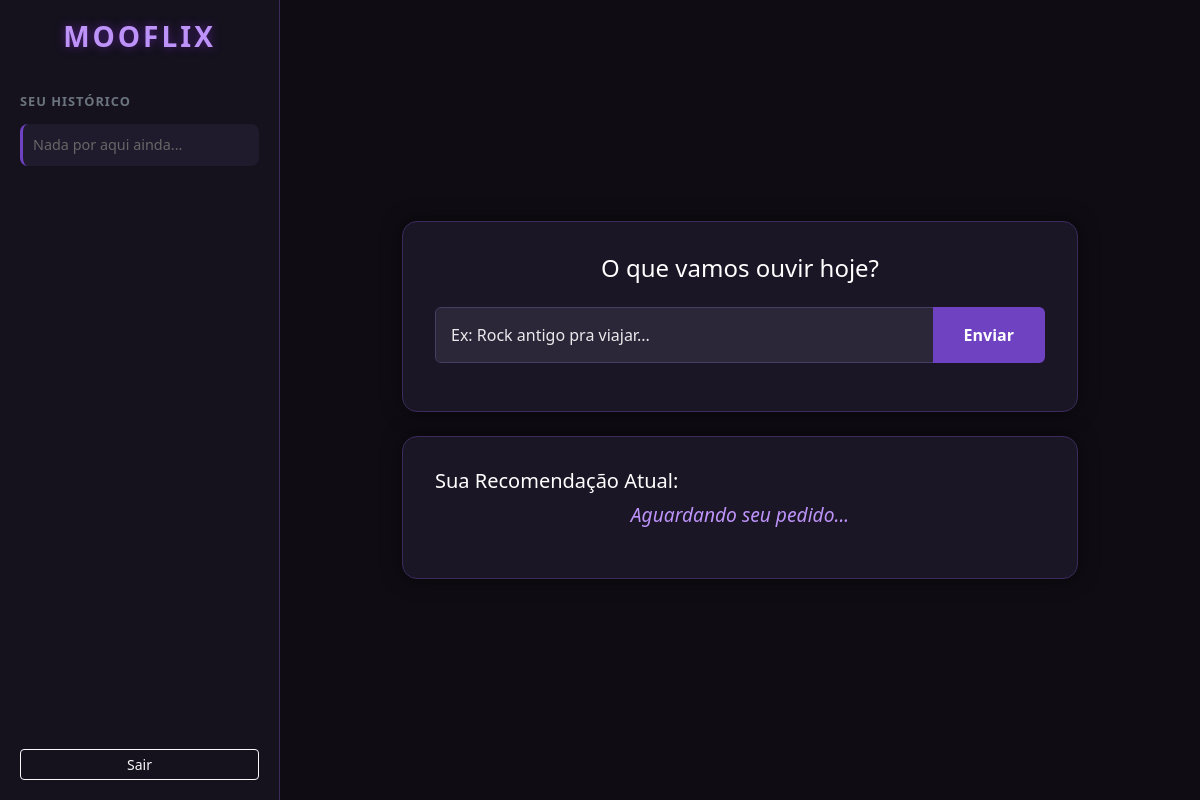
Before: /dashboard (signed in) with the older database file.
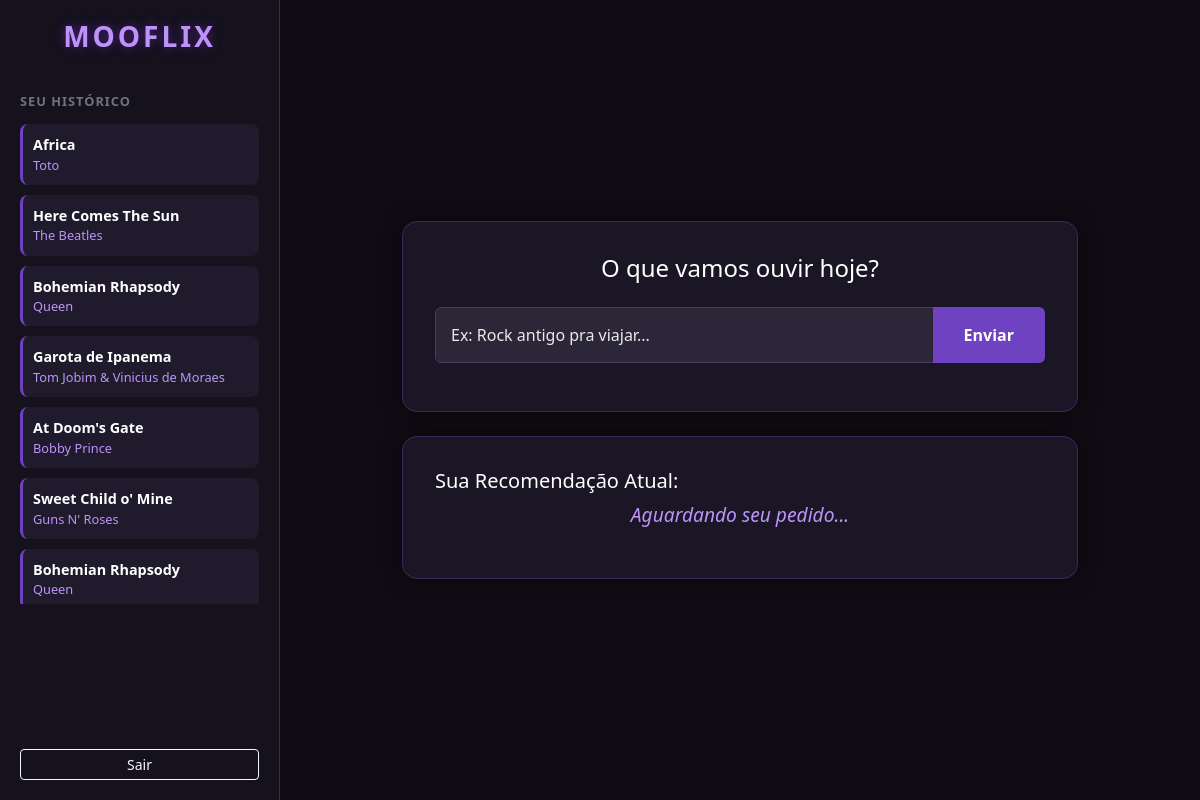
After: the same page with the newer database file.
### tables this page shows
CREATE TABLE sugestoes (
    id INTEGER NOT NULL PRIMARY KEY AUTOINCREMENT,
    id_usuario INTEGER NOT NULL,
    nome_musica VARCHAR(200) NOT NULL,
    artista VARCHAR(200), 
    data_sugestao DATETIME DEFAULT CURRENT_TIMESTAMP,
    FOREIGN KEY (id_usuario) REFERENCES usuarios(id)
);

### main.py (the view, shortened to what this page needs)
@app.route('/dashboard', methods=['GET', 'POST'])
def dashboard():
    if 'id_usuario' not in session:
        return redirect(url_for('login'))
    sugestao_resposta = None
    id_logado = session['id_usuario']
    conn = get_db_connection()
    historico_db = conn.execute('SELECT * FROM sugestoes WHERE id_usuario = ? ORDER BY id DESC LIMIT 10', (id_logado,)).fetchall()
    conn.close()
    return render_template("Principal/principal.html", sugestao=sugestao_resposta, historico=historico_db)

### main.py (called while the page is built)
def get_db_connection():
    conn = sqlite3.connect('banco.db')
    conn.row_factory = sqlite3.Row
    return conn

### templates/Principal/principal.html (shortened to what this page needs)
<!DOCTYPE html>
<html lang="pt-br">
<head>
    <link href="https://cdn.jsdelivr.net/npm/bootstrap@5.3.3/dist/css/bootstrap.min.css" rel="stylesheet">
    <link rel="stylesheet" href="{{ url_for('static', filename='principal_estilo.css') }}">
</head>
<body>
    <div class="dashboard-wrapper">
        <nav class="sidebar">
            <div class="sidebar-header">
                <h3>MOOFLIX</h3>
            </div>
            <div class="history-section">
                <h6>SEU HISTÓRICO</h6>
                <ul>
                    {% for item in historico %}
                    <li>
                        <span class="music-name">{{ item['nome_musica'] }}</span>
                        <span class="artist-name">{{ item['artista'] }}</span>
                    </li>
                    {% else %}
                    <li style="color: #666;">Nada por aqui ainda...</li>
                    {% endfor %}
                </ul>
            </div>
            <div class="logout-section">
                <a href="/login" class="btn btn-outline-light btn-sm w-100">Sair</a>
            </div>
        </nav>
        <main class="main-content">
            <div class="container">
                <div class="row justify-content-center">
                    <div class="col-md-10">
                        <div class="card-custom mb-4">
                            <h4 class="text-center mb-4">O que vamos ouvir hoje?</h4>
                            <form action="/dashboard" method="POST">
                                <div class="input-group mb-3">
                                    <input type="text" name="gosto_usuario" class="form-control input-neon" placeholder="Ex: Rock antigo pra viajar..." required>
                                    <button class="btn btn-roxo" type="submit">Enviar</button>
                                </div>
                            </form>
                        </div>
                        <div class="response-box">
                            <h5 class="response-title">Sua Recomendação Atual:</h5>
                            <div class="response-content">
                                <p class="highlight-text">
                                    {{ sugestao if sugestao else "Aguardando seu pedido..." }}
                                </p>
                            </div>
                        </div>
                    </div>
                </div>
            </div>
        </main>
    </div>
</body>
</html>

### static/principal_estilo.css (style rules this page uses)
body { background-color: #0f0c13; color: #ffffff; font-family: 'Segoe UI', sans-serif; margin: 0; overflow-x: hidden; }
.dashboard-wrapper { display: flex; min-height: 100vh; }
.sidebar { width: 280px; background-color: #15121e; border-right: 1px solid #3c2a5c; padding: 20px; display: flex; flex-direction: column; position: fixed; height: 100vh; }
.sidebar-header h3 { color: #bd93f9; font-weight: bold; letter-spacing: 3px; text-align: center; margin-bottom: 40px; text-shadow: 0 0 10px rgba(138, 43, 226, 0.5); }
.history-section h6 { color: #6c757d; font-size: 0.8rem; font-weight: bold; letter-spacing: 1px; margin-bottom: 15px; }
.history-section ul { list-style: none; padding: 0; overflow-y: auto; max-height: 60vh; }
.history-section li { background-color: #1f1b2d; margin-bottom: 10px; padding: 10px; border-radius: 8px; border-left: 3px solid #6f42c1; font-size: 0.9rem; }
.music-name { display: block; font-weight: bold; color: #fff; }
.artist-name { display: block; font-size: 0.8rem; color: #bd93f9; }
.logout-section { margin-top: auto; }
.main-content { flex: 1; margin-left: 280px; padding: 40px; display: flex; align-items: center; }
.card-custom, .response-box { background-color: #1a1625; border: 1px solid #3c2a5c; border-radius: 15px; padding: 2rem; box-shadow: 0 0 20px rgba(0,0,0,0.5); }
.input-neon { background-color: #2b2638 !important; border: 1px solid #483d63; color: #fff !important; padding: 15px; }
.input-neon::placeholder { color: #ffffff !important; opacity: 0.9; }
.btn-roxo { background-color: #6f42c1; color: white; font-weight: bold; padding: 0 30px; }
.highlight-text { font-size: 1.2rem; color: #bd93f9; font-style: italic; text-align: center; }

Changed rows visible on the page:
added sugestoes: nome_musica "Africa", artista "Toto"
added sugestoes: nome_musica "Here Comes The Sun", artista "The Beatles"
added sugestoes: nome_musica "Bohemian Rhapsody", artista "Queen"
added sugestoes: nome_musica "Garota de Ipanema", artista "Tom Jobim & Vinicius de Moraes"
added sugestoes: nome_musica "At Doom's Gate", artista "Bobby Prince"
added sugestoes: nome_musica "Sweet Child o' Mine", artista "Guns N' Roses"
added sugestoes: nome_musica "Bohemian Rhapsody", artista "Queen"
Other visible differences:
text no longer shown: "Nada por aqui ainda..."
